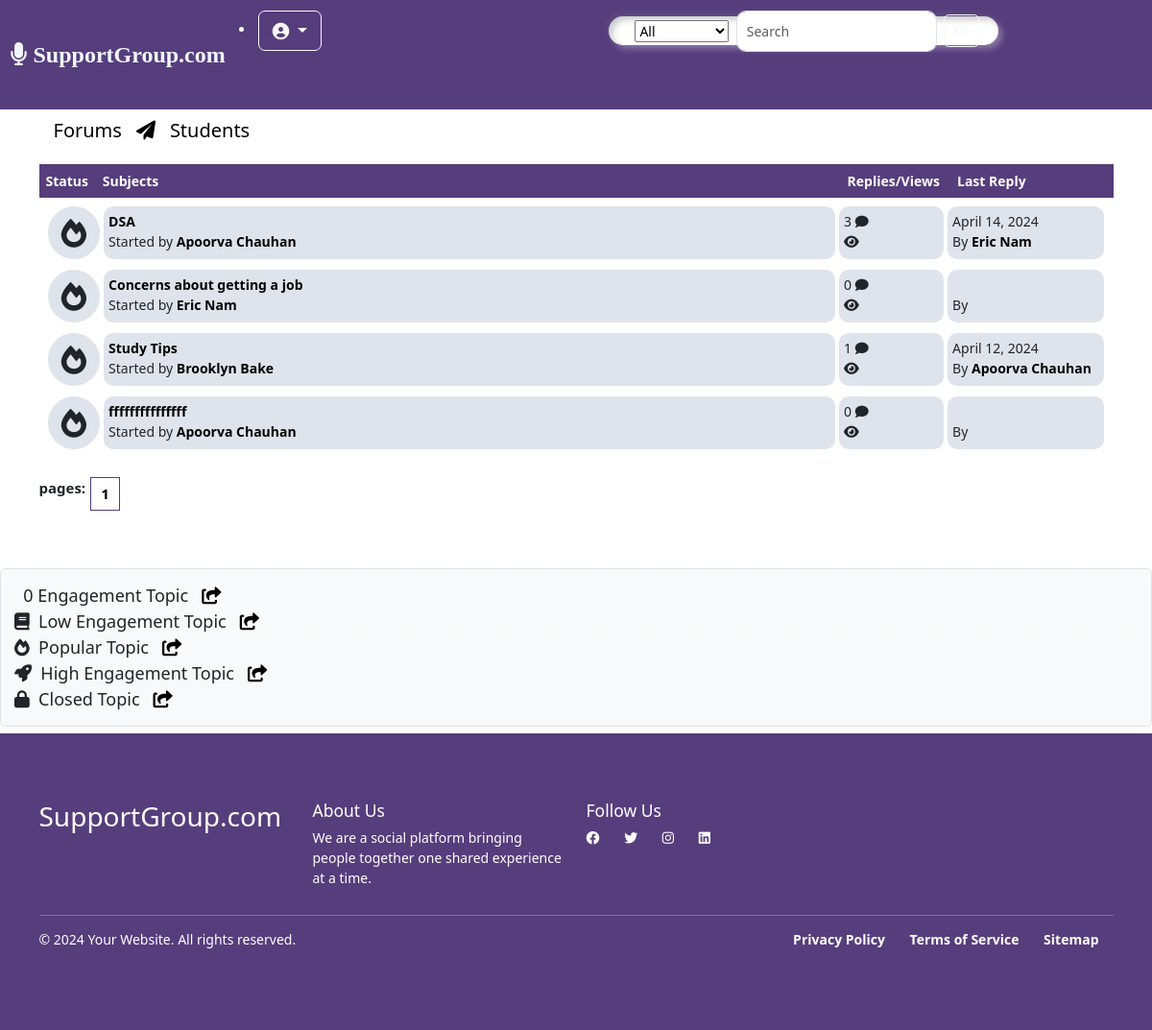
Before: /posts/students/ (signed in) with the older database file.
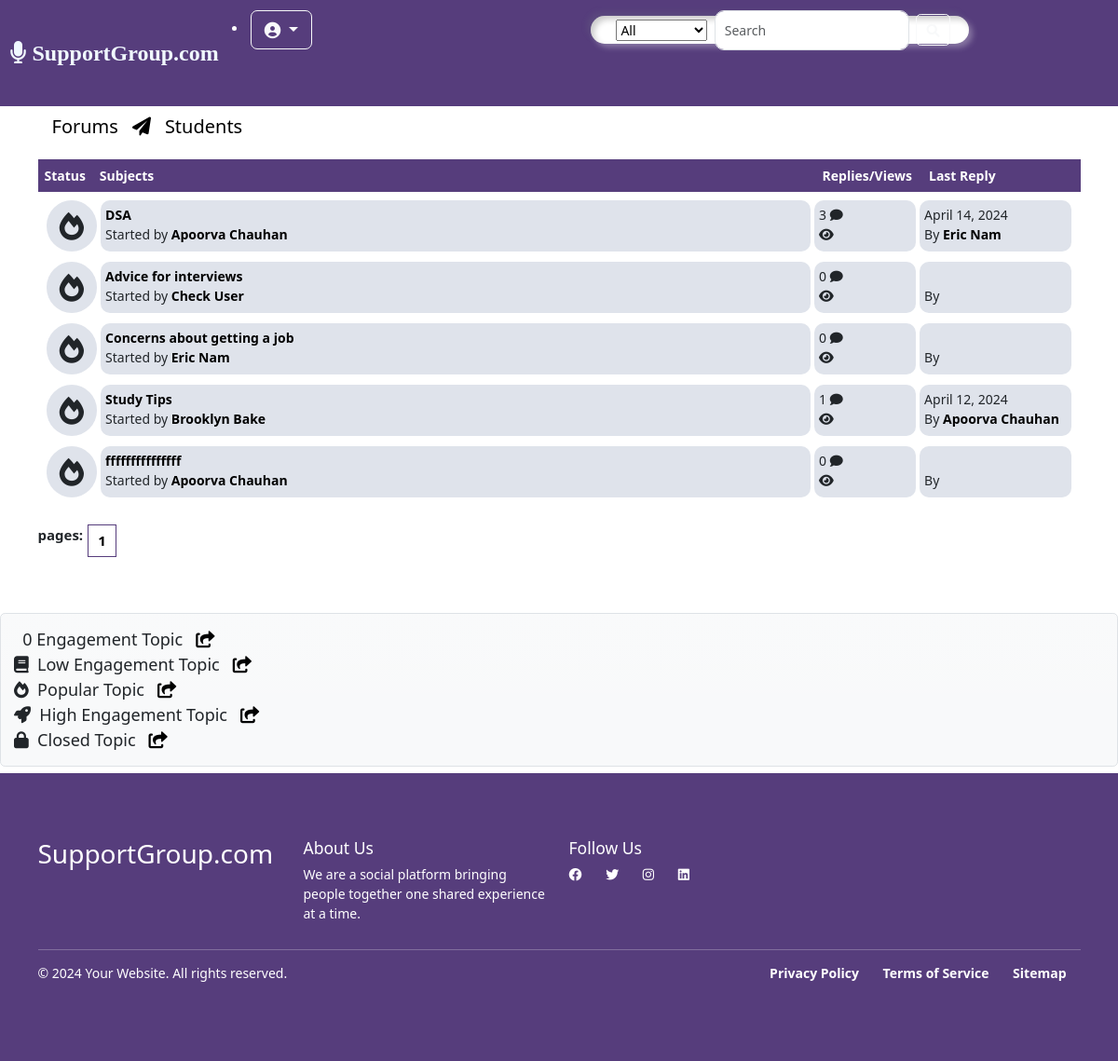
After: the same page with the newer database file.
### main/models.py (models this page shows, shortened)
class Post(models.Model):
    title = models.CharField(max_length=400)
    slug = models.SlugField(max_length=400, unique=True, blank=True)
    user = models.ForeignKey(Author, on_delete=models.CASCADE)
    content = HTMLField()
    categories = models.ManyToManyField(Category)
    date = models.DateTimeField(auto_now_add=True)
    approved = models.BooleanField(default=True)
    hit_count_generic = GenericRelation(HitCount, object_id_field='object_pk',
        related_query_name='hit_count_generic_relation'
    )
    tags = TaggableManager()
    comments = models.ManyToManyField(Comment, blank=True)
    closed = models.BooleanField(default=False)
    state = models.CharField(max_length=40, default="zero")
    def get_url(self):
        return reverse("detail", kwargs={
            "slug":self.slug
        })
    @property
    def num_comments(self):
        return self.comments.count()
    @property
    def last_reply(self):
        return self.comments.latest("date")

class Author(models.Model):
    user = models.ForeignKey(User, on_delete=models.CASCADE)
    fullname = models.CharField(max_length=40, blank=True)
    slug  = models.SlugField(max_length=400, unique=True, blank=True)
    bio = HTMLField()
    points = models.IntegerField(default=0)
    profile_pic = ResizedImageField(size=[50,80], quality=100, upload_to="authors", default=None, null=True, blank=True)

class Comment(models.Model):
    user = models.ForeignKey(Author, on_delete=models.CASCADE)
    content = models.TextField()
    date = models.DateTimeField(auto_now_add=True)
    replies = models.ManyToManyField(Reply, blank=True)

### main/views.py (the view)
# urls.py: path("posts/<slug>/", posts, name="posts"),
def posts(request, slug):
    category = get_object_or_404(Category, slug=slug)
    posts = Post.objects.filter(approved=True, categories=category)
    paginator = Paginator(posts, 5)
    page = request.GET.get("page")
    try:
        posts = paginator.page(page)
    except PageNotAnInteger:
        posts = paginator.page(1)
    except EmptyPage:
        posts = paginator.page(paginator.num_pages)
    context = {
        "posts":posts,
        "forum": category,
        "title": "Posts",
    }
    return render(request, "Posts.html",context)

### main/context_processors.py (called while the page is built, shortened)
def searchFunction(request):
    search_context = {}
    posts = Post.objects.all()
    return search_context

### main/models.py (called while the page is built)
    def get_url(self):
        return reverse("posts", kwargs={
            "slug":self.slug
        })

### templates/Posts.html (shortened to what this page needs)
{% extends 'base.html' %}
{% load hitcount_tags %}
{% block content %}
    <div class="container">
        <div class="navigate" style="margin-top: 6%;">
            <span><a href="{% url 'home' %}">Forums</a><i class="fa fa-paper-plane"></i><a href="{{forum.get_url}}">{{forum.title}}</a></span>
        </div>
        <div class="posts-table">
            <div class="table-head">
                <div class="status">Status</div>
                <div class="subjects">Subjects</div>
                <div class="replies">Replies/Views</div>
                <div class="last-reply">Last Reply</div>
            </div>
            {% for post in posts %}
            <div class="table-row m-2">
                <div class="status"><i class="fa fa-fire"></i></div>
                <div class="subjects">
                    <a href="{{post.get_url}}">{{post.title}}</a>
                    <br>
                    <span>Started by <b><a href="">{{post.user.fullname|title}}</a></b> </span>
                </div>
                <div class="replies">
                    {{post.num_comments}} <i class="fa fa-comment"></i> <br> {% get_hit_count for post %} <i class="fa fa-eye"></i>
                </div>
                <div class="last-reply">
                    {{post.last_reply.date|date}}
                    <br>By <b><a href="">{{post.last_reply.user.fullname|title}}</a></b>
                </div>
            </div>
            {% endfor %}
        </div>
            <div class="pagination">
                <b>pages: {% for num_page in posts.paginator.page_range %} </b> <a href="?page={{num_page}}">{{num_page}}</a> {% endfor %}
            </div>
    </div>
    <div class="d-block bg-light bg-gradient  p-3 mb-2 rounded border" style="font-size: large;">
        <span>&nbsp; 0 Engagement Topic</span>&nbsp;&nbsp;&nbsp;<a href=""><i class="fa fa-share-square"></i></a><br>
        <span><i class="fa fa-book"></i>&nbsp; Low Engagement Topic</span>&nbsp;&nbsp;&nbsp;<a href=""><i class="fa fa-share-square"></i></a><br>
        <span><i class="fa fa-fire"></i>&nbsp; Popular Topic</span>&nbsp;&nbsp;&nbsp;<a href=""><i class="fa fa-share-square"></i></a><br>
        <span><i class="fa fa-rocket"></i>&nbsp; High Engagement Topic</span>&nbsp;&nbsp;&nbsp;<a href=""><i class="fa fa-share-square"></i></a><br>
        <span><i class="fa fa-lock"></i>&nbsp; Closed Topic</span>&nbsp;&nbsp;&nbsp;<a href=""><i class="fa fa-share-square"></i></a><br>
    </div>
    {% endblock content %}

Changed rows visible on the page:
added Post: title "Advice for interviews", user.fullname "Check User", num_comments "0"
